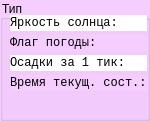
  <widget class="QGroupBox" name="info_wtype">
   <property name="geometry">
    <rect>
     <x>1100</x>
     <y>40</y>
     <width>150</width>
     <height>121</height>
    </rect>
   </property>
   <property name="palette">
    <palette>
     <active>
      <colorrole role="WindowText">
       <brush brushstyle="SolidPattern">
        <color alpha="255">
         <red>0</red>
         <green>0</green>
         <blue>0</blue>
        </color>
       </brush>
      </colorrole>
      <colorrole role="Button">
       <brush brushstyle="SolidPattern">
        <color alpha="255">
         <red>245</red>
         <green>205</green>
         <blue>255</blue>
        </color>
       </brush>
      </colorrole>
      <colorrole role="Light">
       <brush brushstyle="SolidPattern">
        <color alpha="255">
         <red>255</red>
         <green>255</green>
         <blue>254</blue>
        </color>
       </brush>
      </colorrole>
      <colorrole role="Midlight">
       <brush brushstyle="SolidPattern">
        <color alpha="255">
         <red>255</red>
         <green>255</green>
         <blue>190</blue>
        </color>
       </brush>
      </colorrole>
      <colorrole role="Dark">
       <brush brushstyle="SolidPattern">
        <color alpha="255">
         <red>127</red>
         <green>127</green>
         <blue>63</blue>
        </color>
       </brush>
      </colorrole>
      <colorrole role="Mid">
       <brush brushstyle="SolidPattern">
        <color alpha="255">
         <red>170</red>
         <green>170</green>
         <blue>85</blue>
        </color>
       </brush>
      </colorrole>
      <colorrole role="Text">
       <brush brushstyle="SolidPattern">
        <color alpha="255">
         <red>0</red>
         <green>0</green>
         <blue>0</blue>
        </color>
       </brush>
      </colorrole>
      <colorrole role="BrightText">
       <brush brushstyle="SolidPattern">
        <color alpha="255">
         <red>255</red>
         <green>255</green>
         <blue>255</blue>
        </color>
       </brush>
      </colorrole>
      <colorrole role="ButtonText">
       <brush brushstyle="SolidPattern">
        <color alpha="255">
         <red>0</red>
         <green>0</green>
         <blue>0</blue>
        </color>
       </brush>
      </colorrole>
      <colorrole role="Base">
       <brush brushstyle="SolidPattern">
        <color alpha="255">
         <red>245</red>
         <green>205</green>
         <blue>255</blue>
        </color>
       </brush>
      </colorrole>
      <colorrole role="Window">
       <brush brushstyle="SolidPattern">
        <color alpha="255">
         <red>245</red>
         <green>205</green>
         <blue>255</blue>
        </color>
       </brush>
      </colorrole>
      <colorrole role="Shadow">
       <brush brushstyle="SolidPattern">
        <color alpha="255">
         <red>0</red>
         <green>0</green>
         <blue>0</blue>
        </color>
       </brush>
      </colorrole>
      <colorrole role="AlternateBase">
       <brush brushstyle="SolidPattern">
        <color alpha="255">
         <red>255</red>
         <green>255</green>
         <blue>191</blue>
        </color>
       </brush>
      </colorrole>
      <colorrole role="ToolTipBase">
       <brush brushstyle="SolidPattern">
        <color alpha="255">
         <red>255</red>
         <green>255</green>
         <blue>220</blue>
        </color>
       </brush>
      </colorrole>
      <colorrole role="ToolTipText">
       <brush brushstyle="SolidPattern">
        <color alpha="255">
         <red>0</red>
         <green>0</green>
         <blue>0</blue>
        </color>
       </brush>
      </colorrole>
      <colorrole role="PlaceholderText">
       <brush brushstyle="SolidPattern">
        <color alpha="128">
         <red>0</red>
         <green>0</green>
         <blue>0</blue>
        </color>
       </brush>
      </colorrole>
     </active>
     <inactive>
      <colorrole role="WindowText">
       <brush brushstyle="SolidPattern">
        <color alpha="255">
         <red>0</red>
         <green>0</green>
         <blue>0</blue>
        </color>
       </brush>
      </colorrole>
      <colorrole role="Button">
       <brush brushstyle="SolidPattern">
        <color alpha="255">
         <red>245</red>
         <green>205</green>
         <blue>255</blue>
        </color>
       </brush>
      </colorrole>
      <colorrole role="Light">
       <brush brushstyle="SolidPattern">
        <color alpha="255">
         <red>255</red>
         <green>255</green>
         <blue>254</blue>
        </color>
       </brush>
      </colorrole>
      <colorrole role="Midlight">
       <brush brushstyle="SolidPattern">
        <color alpha="255">
         <red>255</red>
         <green>255</green>
         <blue>190</blue>
        </color>
       </brush>
      </colorrole>
      <colorrole role="Dark">
       <brush brushstyle="SolidPattern">
        <color alpha="255">
         <red>127</red>
         <green>127</green>
         <blue>63</blue>
        </color>
       </brush>
      </colorrole>
      <colorrole role="Mid">
       <brush brushstyle="SolidPattern">
        <color alpha="255">
         <red>170</red>
         <green>170</green>
         <blue>85</blue>
        </color>
       </brush>
      </colorrole>
      <colorrole role="Text">
       <brush brushstyle="SolidPattern">
        <color alpha="255">
         <red>0</red>
         <green>0</green>
         <blue>0</blue>
        </color>
       </brush>
      </colorrole>
      <colorrole role="BrightText">
       <brush brushstyle="SolidPattern">
        <color alpha="255">
         <red>255</red>
         <green>255</green>
         <blue>255</blue>
        </color>
       </brush>
      </colorrole>
      <colorrole role="ButtonText">
       <brush brushstyle="SolidPattern">
        <color alpha="255">
         <red>0</red>
         <green>0</green>
         <blue>0</blue>
        </color>
       </brush>
      </colorrole>
      <colorrole role="Base">
       <brush brushstyle="SolidPattern">
        <color alpha="255">
         <red>245</red>
         <green>205</green>
         <blue>255</blue>
        </color>
       </brush>
      </colorrole>
      <colorrole role="Window">
       <brush brushstyle="SolidPattern">
        <color alpha="255">
         <red>245</red>
         <green>205</green>
         <blue>255</blue>
        </color>
       </brush>
      </colorrole>
      <colorrole role="Shadow">
       <brush brushstyle="SolidPattern">
        <color alpha="255">
         <red>0</red>
         <green>0</green>
         <blue>0</blue>
        </color>
       </brush>
      </colorrole>
      <colorrole role="AlternateBase">
       <brush brushstyle="SolidPattern">
        <color alpha="255">
         <red>255</red>
         <green>255</green>
         <blue>191</blue>
        </color>
       </brush>
      </colorrole>
      <colorrole role="ToolTipBase">
       <brush brushstyle="SolidPattern">
        <color alpha="255">
         <red>255</red>
         <green>255</green>
         <blue>220</blue>
        </color>
       </brush>
      </colorrole>
      <colorrole role="ToolTipText">
       <brush brushstyle="SolidPattern">
        <color alpha="255">
         <red>0</red>
         <green>0</green>
         <blue>0</blue>
        </color>
       </brush>
      </colorrole>
      <colorrole role="PlaceholderText">
       <brush brushstyle="SolidPattern">
        <color alpha="128">
         <red>0</red>
         <green>0</green>
         <blue>0</blue>
        </color>
       </brush>
      </colorrole>
     </inactive>
     <disabled>
      <colorrole role="WindowText">
       <brush brushstyle="SolidPattern">
        <color alpha="255">
         <red>127</red>
         <green>127</green>
         <blue>63</blue>
        </color>
       </brush>
      </colorrole>
      <colorrole role="Button">
       <brush brushstyle="SolidPattern">
        <color alpha="255">
         <red>245</red>
         <green>205</green>
         <blue>255</blue>
        </color>
       </brush>
      </colorrole>
      <colorrole role="Light">
       <brush brushstyle="SolidPattern">
        <color alpha="255">
         <red>255</red>
         <green>255</green>
         <blue>254</blue>
        </color>
       </brush>
      </colorrole>
      <colorrole role="Midlight">
       <brush brushstyle="SolidPattern">
        <color alpha="255">
         <red>255</red>
         <green>255</green>
         <blue>190</blue>
        </color>
       </brush>
      </colorrole>
      <colorrole role="Dark">
       <brush brushstyle="SolidPattern">
        <color alpha="255">
         <red>127</red>
         <green>127</green>
         <blue>63</blue>
        </color>
       </brush>
      </colorrole>
      <colorrole role="Mid">
       <brush brushstyle="SolidPattern">
        <color alpha="255">
         <red>170</red>
         <green>170</green>
         <blue>85</blue>
        </color>
       </brush>
      </colorrole>
      <colorrole role="Text">
       <brush brushstyle="SolidPattern">
        <color alpha="255">
         <red>127</red>
         <green>127</green>
         <blue>63</blue>
        </color>
       </brush>
      </colorrole>
      <colorrole role="BrightText">
       <brush brushstyle="SolidPattern">
        <color alpha="255">
         <red>255</red>
         <green>255</green>
         <blue>255</blue>
        </color>
       </brush>
      </colorrole>
      <colorrole role="ButtonText">
       <brush brushstyle="SolidPattern">
        <color alpha="255">
         <red>127</red>
         <green>127</green>
         <blue>63</blue>
        </color>
       </brush>
      </colorrole>
      <colorrole role="Base">
       <brush brushstyle="SolidPattern">
        <color alpha="255">
         <red>245</red>
         <green>205</green>
         <blue>255</blue>
        </color>
       </brush>
      </colorrole>
      <colorrole role="Window">
       <brush brushstyle="SolidPattern">
        <color alpha="255">
         <red>245</red>
         <green>205</green>
         <blue>255</blue>
        </color>
       </brush>
      </colorrole>
      <colorrole role="Shadow">
       <brush brushstyle="SolidPattern">
        <color alpha="255">
         <red>0</red>
         <green>0</green>
         <blue>0</blue>
        </color>
       </brush>
      </colorrole>
      <colorrole role="AlternateBase">
       <brush brushstyle="SolidPattern">
        <color alpha="255">
         <red>255</red>
         <green>255</green>
         <blue>127</blue>
        </color>
       </brush>
      </colorrole>
      <colorrole role="ToolTipBase">
       <brush brushstyle="SolidPattern">
        <color alpha="255">
         <red>255</red>
         <green>255</green>
         <blue>220</blue>
        </color>
       </brush>
      </colorrole>
      <colorrole role="ToolTipText">
       <brush brushstyle="SolidPattern">
        <color alpha="255">
         <red>0</red>
         <green>0</green>
         <blue>0</blue>
        </color>
       </brush>
      </colorrole>
      <colorrole role="PlaceholderText">
       <brush brushstyle="SolidPattern">
        <color alpha="128">
         <red>0</red>
         <green>0</green>
         <blue>0</blue>
        </color>
       </brush>
      </colorrole>
     </disabled>
    </palette>
   </property>
   <property name="styleSheet">
    <string notr="true">background-color: rgb(245, 205, 255);</string>
   </property>
   <property name="title">
    <string>Тип</string>
   </property>
   <property name="flat">
    <bool>false</bool>
   </property>
   <widget class="QLabel" name="winfo_1">
    <property name="geometry">
     <rect>
      <x>10</x>
      <y>35</y>
      <width>137</width>
      <height>16</height>
     </rect>
    </property>
    <property name="font">
     <font>
      <family>Consolas</family>
     </font>
    </property>
    <property name="text">
     <string>Флаг погоды: </string>
    </property>
   </widget>
   <widget class="QLabel" name="winfo_2">
    <property name="geometry">
     <rect>
      <x>10</x>
      <y>55</y>
      <width>137</width>
      <height>16</height>
     </rect>
    </property>
    <property name="font">
     <font>
      <family>Consolas</family>
     </font>
    </property>
    <property name="styleSheet">
     <string notr="true">background-color: rgb(255, 255, 255);</string>
    </property>
    <property name="text">
     <string>Осадки за 1 тик: </string>
    </property>
   </widget>
   <widget class="QLabel" name="winfo_3">
    <property name="geometry">
     <rect>
      <x>10</x>
      <y>75</y>
      <width>137</width>
      <height>16</height>
     </rect>
    </property>
    <property name="font">
     <font>
      <family>Consolas</family>
     </font>
    </property>
    <property name="text">
     <string>Время текущ. сост.:</string>
    </property>
   </widget>
   <widget class="QLabel" name="winfo_0">
    <property name="geometry">
     <rect>
      <x>10</x>
      <y>15</y>
      <width>137</width>
      <height>16</height>
     </rect>
    </property>
    <property name="font">
     <font>
      <family>Consolas</family>
     </font>
    </property>
    <property name="styleSheet">
     <string notr="true">background-color: rgb(255, 255, 255);</string>
    </property>
    <property name="text">
     <string>Яркость солнца: </string>
    </property>
   </widget>
  </widget>
